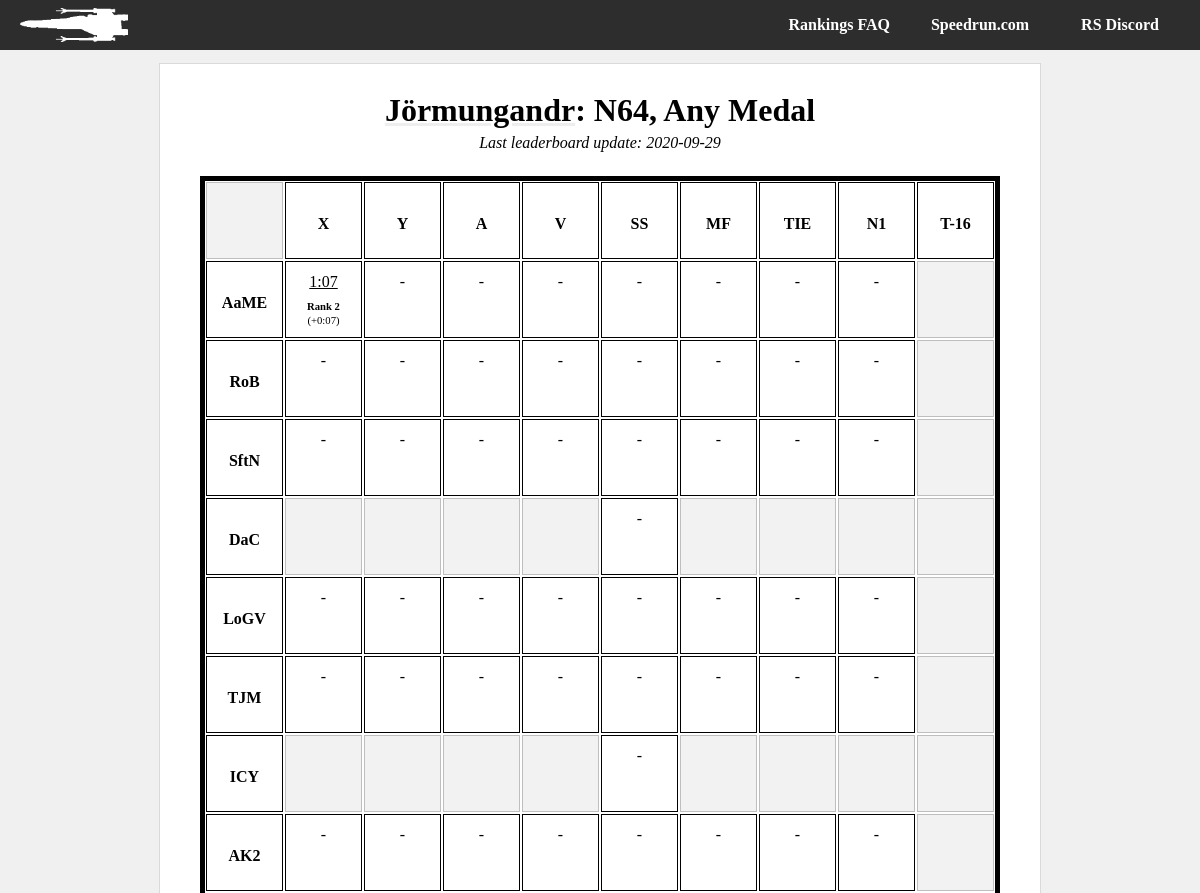
/player/Jörmungandr/n64_any (upper part), run on an earlier commit of the app's database.
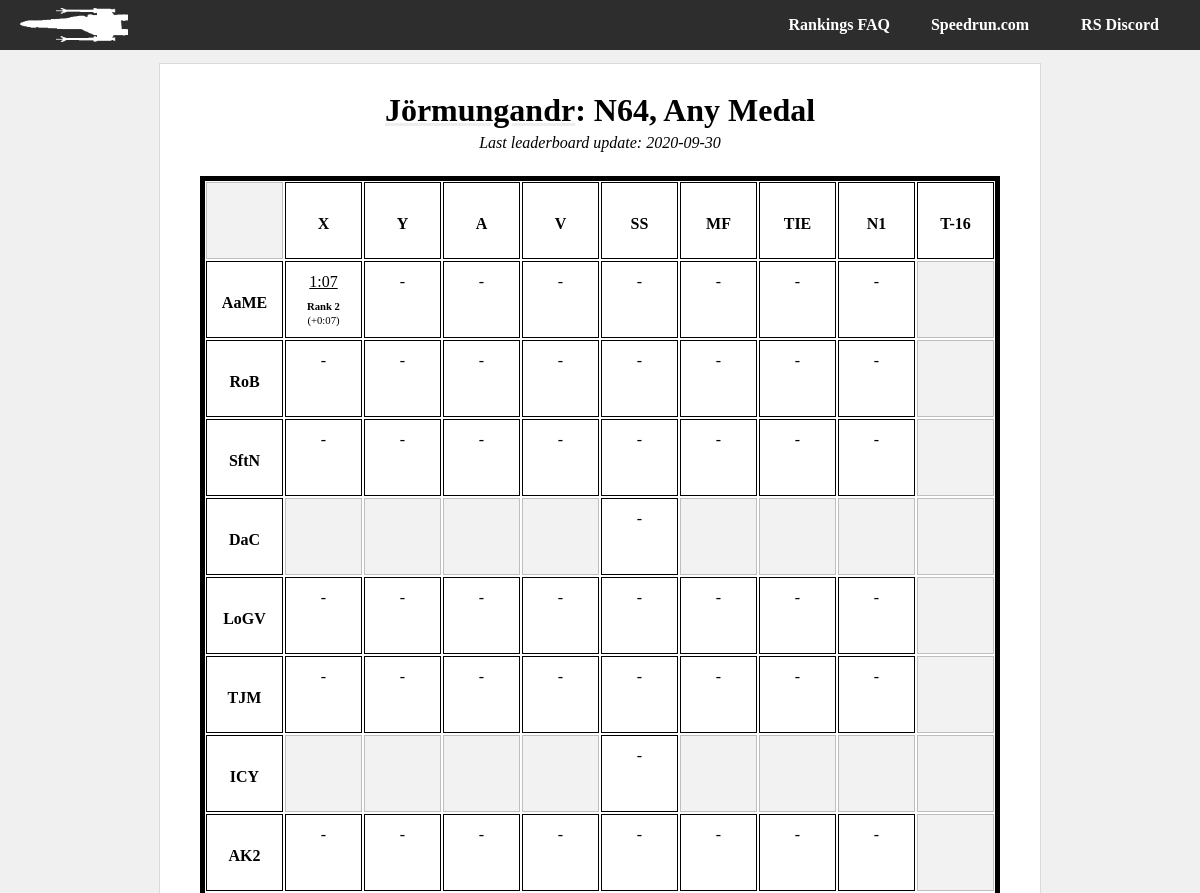
And on a later commit of the database.
### tables this page shows
CREATE TABLE metadata (field          text primary key,value          text);

CREATE TABLE il_runs_20200930 (run_id          integer primary key,level           text,category        text,player          text,time            integer default 9999,platform        text,medal           text,src_link        text,rank            integer default 0);

### swrs.py (the view)
@app.route('/player/<player_id>/<category>')
def player_cat(player_id, category):
    con = lite.connect(DATABASE)
    with con:
        cur = con.cursor()
        cur.execute('SELECT value FROM metadata ' +
                    'WHERE field = "last_update"')
    last_up = cur.fetchall()[0][0]
    tag = last_up + '_' + category
    if category[0:2] == 'pc':
        console = "PC"
    elif category[0:3] == 'n64':
        console = 'N64'
    else:
        console = 'CONSOLE?'
    if category[-3:] == 'any':
        medal_type = "Any Medal"
    elif category[-4:] == 'gold':
        medal_type = 'Gold Medal'
    else:
        medal_type = 'MEDAL?'
    runs = []
    bests = []
    for lev in il_level_names:
        level_array = []
        bests_level = []
        for ship in il_category_names:
            cur = con.cursor()
            with con:
                cur.execute('SELECT level, category, time, rank, "src_link" ' +
                            'FROM il_runs_' + last_up + ' ' +
                            'WHERE player = "' + player_id + '" AND ' +
                            'platform = "' + console + '" AND ' +
                            'level = "' + lev + '" AND ' +
                            'category = "' + ship + '" AND ' +
                            'medal = "' + medal_type + '";')
            run = cur.fetchall()
            player_best = 0
            if run:
                run = list(run[0])
                player_best = run[2]
                run[2] = convert_seconds(player_best)
            level_array.append(run)
            with con:
                cur.execute('SELECT time ' +
                            'FROM il_runs_' + last_up + ' ' +
                            'WHERE rank = 1 AND ' +
                            'platform = "' + console + '" AND ' +
                            'level = "' + lev + '" AND ' +
                            'category = "' + ship + '" AND ' +
                            'medal = "' + medal_type + '";')
            best_run = cur.fetchall()
            if best_run:
                best_run = list(best_run[0])[0]
                print(player_best, best_run)
                best_run = player_best - best_run
                print(best_run)
                best_run = convert_seconds(best_run)
            bests_level.append(best_run)
        runs.append(level_array)
        bests.append(bests_level)
    try:
        return render_template('player-category.html',
                               name=player_id,
                               medal=medal_type,
                               platform=console,
                               runs=runs,
                               best_times=bests,
                               last_update=DATESTAMP)
    except Exception as e:
        return str(e)

### swrs.py (called while the page is built)
def convert_seconds(in_time):
    out_time = 'ERR'
    secs = in_time % 60
    mins = int((in_time - secs) // 60)
    if secs < 10:
        secs = '0' + str(secs)
    else:
        secs = str(secs)
    if len(secs) > 6:
        secs = secs[:6]
    elif len(secs) > 2:
        while len(secs) < 6:
            secs += '0'
    out_time = str(mins) + ':' + str(secs)
    return out_time

@app.teardown_appcontext
def close_connection(exception):
    db = getattr(g, '_database', None)
    if db is not None:
        db.close()

### templates/player-category.html
{% from "macros.html" import header, footer, categories, title, pc_title, player_chart %}
{{ header(name +" | SWRS") }}
{% set link = "/player/" + name %}
{{ pc_title(name, platform, medal, last_update, link) }}</a>
{% set level_acronyms = ["AaME",
"RoB",
"SftN",
"DaC",
"LoGV",
"TJM",
"ICY",
"AK2",
"RoK",
"PoK",
"BAT",
"EFF",
"BoC",
"RoS",
"MSR",
"CAL",
"BC",
"DSTR",
"Hoth"] %}
    <div id="about">
            <div id="runs-table">
                <div class="runs-table-row">
                    <div class="runs-table-timebox header ghosted"> </div>
                    <div class="runs-table-timebox header"><div class="centertext">X</div></div>
                    <div class="runs-table-timebox header"><div class="centertext">Y</div></div>
                    <div class="runs-table-timebox header"><div class="centertext">A</div></div>
                    <div class="runs-table-timebox header"><div class="centertext">V</div></div>
                    <div class="runs-table-timebox header"><div class="centertext">SS</div></div>
                    <div class="runs-table-timebox header"><div class="centertext">MF</div></div>
                    <div class="runs-table-timebox header"><div class="centertext">TIE</div></div>
                    <div class="runs-table-timebox header"><div class="centertext">N1</div></div>
                    <div class="runs-table-timebox header"><div class="centertext">T-16</div></div>
                </div>
            {% for i in range(runs|length): %}
                {% set level = runs[i] %}
                <div class="runs-table-row {{ level_acronyms[i] }}">
                <div class="runs-table-timebox header"><div class="centertext">{{ level_acronyms[i] }}</div></div>
                {% for j in range(level|length): %}
                    {% set ship = level[j] %}
                    {% if i in [0, 1, 2, 4, 5, 7, 9, 12, 13, 14, 15]: %}
                        {% if j == 8: %}
                            {% set ghost = 'ghosted' %}
                        {% else %}
                            {% set ghost = '' %}
                        {% endif %}
                    {% elif i in [3, 6, 11, 18]: %}
                        {% if j not in [4]: %}
                            {% set ghost = 'ghosted' %}
                        {% else %}
                            {% set ghost = '' %}
                        {% endif %}
                    {% elif i in [8]: %}
                        {% if j not in [0, 1]: %}
                            {% set ghost = 'ghosted' %}
                        {% else %}
                            {% set ghost = '' %}
                        {% endif %}
                    {% elif i in [10]: %}
                        {% if j in [3, 4, 8]: %}
                            {% set ghost = 'ghosted' %}
                        {% else %}
                            {% set ghost = '' %}
                        {% endif %}
                    {% elif i in [16]: %}
                        {% if j not in [8]: %}
                            {% set ghost = 'ghosted' %}
                        {% else %}
                            {% set ghost = '' %}
                        {% endif %}
                    {% elif i in [17]: %}
                        {% if j == 7 and platform == 'N64': %}
                            {% set ghost = '' %}
                        {% elif j not in [0]: %}
                            {% set ghost = 'ghosted' %}
                        {% else %}
                            {% set ghost = '' %}
                        {% endif %}
                    {% endif %}
                    {% if ship[3] == 1 %}
                        {% set wr='wr'%}
                    {% endif %}
                        {% if ship: %}
                            <a href="{{ ship[4] }}" class="timebox">
                                <div class="runs-table-timebox {{ ghost }} {{ wr }}">
                                        <div class="runs-table-time">
                                            {{ ship[2] }}
                                        </div>
                                        <div class="runs-table-ranking {{wr}}">
                                        {% if ship[3] == 1 %}
                                                WR
                                        {% else %}
                                                <b>Rank {{ ship[3] }}</b>
                                            </div>
                                            <div class="runs-table-difference">
                                                (+{{ best_times[i][j] }})
                                        {% endif %}
                                        </div>
                                </div>
                            </a>
                        {% else %}
                    <div class="runs-table-timebox {{ ghost }} {{ wr }}">
                            {% if ghost == '': %}
                            -
                            {% endif %}
                    </div>
                        {% endif %}
                {% endfor %}
                </div>
            {% endfor %}
            </div>
    </div>
{{ footer() }}

### templates/macros.html (shortened to what this page needs)
{% macro header(header_text) %}
<html>
    <head>
        <link rel="stylesheet" type="text/css" href="{{ url_for('static', filename = 'style.css') }}" />
    </head>
    <body>
    <div id="container">
        {{ tabs() }}
    <div id="body-wrapper">
        <div id="body-content">
{% endmacro %}
{% macro tabs() %}
        <div id="body-tabs">
            <div id="lefttabs">
                <a href="/"><img src= {{ url_for('static', filename = 'logo.png') }}></a>
            </div>
            <div id="righttabs">
                <a href="https://discord.gg/Gp7swfc"><div id="tab" class="topplayers back">RS Discord</div></a>
            </div>
            <div id="righttabs">
                <a href="https://www.speedrun.com/rogue1/"><div id="tab" class="topplayers back">Speedrun.com</div></a>
            </div>
            <div id="righttabs">
                <a href="/faq"><div id="tab" class="topplayers back">Rankings FAQ</div></a>
            </div>
        </div>
{% endmacro %}
{% macro pc_title(name, platform, medal, date, link='') %}
            <div id="title">
                <h1>
                    <a href="{{link}}">{{ name }}</a>: {{platform}}, {{medal}}
                </h1>
                {% if date %}
                <div id="lastupdate">
                    <p>Last leaderboard update: {{ date[:4] }}-{{ date[4:6] }}-{{ date[6:] }}</p>
                </div>
                {% endif %}
            </div>
{% endmacro %}
{% macro footer() %}
            </div>
        </div>
    </div>
    </body>
</html>
{% endmacro %}

### static/style.css (style rules this page uses)
body { font-family: 'LiberationSerif', 'Bookman', 'Times', Serif; margin: 0px; background: #f0f0f0; position: relative; }
#container { position: absolute; width: 100%; height: 100%; }
#body-wrapper { width: max-content; max-width: 95%; margin-left:auto; margin-right:auto; padding: 10px; display: block; position: relative; overflow: hidden !important; }
#body-tabs { display: block; overflow: hidden; background: #2d2d2d; padding: 0px 10px; height: 50px; background-repeat: no-repeat; background-size: auto 35px; background-attachment: fixed; background-position-x: center; background-position-y: 7px; }
#tab { display: inline-block; color: #ffffff; padding: 00px 20px; border-radius: 0px; margin: 0px; min-width: 100px; text-align: center; font-weight: bold; line-height: 50px; height: 100%; }
#lefttabs { float: left; }
#lefttabs img { padding: 8px 10px; height: 34px; }
#righttabs { float: right; }
#body-content { border: 1px #dadada solid; min-height: 100px; background: #ffffff; border-radius: 0px; margin-top: 3px; padding: 20px 40px; }
#title { text-align: center; margin: .5em 0em 1.5em 0em; font-weight: bold; font-style: italic; }
#title h1 { margin: 0em 0em .0em 0em; font-style: normal; }
h1 a { text-decoration: underline #eee; color: #000; }
#lastupdate p { font-weight: normal; padding: 0; margin: 5px 0 0 0; }
#runs-table { border: 5px solid #000000; overflow: hidden; }
.runs-table-row { display: flex; flex-direction: row; flex-wrap: nowrap; justify-content: flex-start; align-items: stretch; align-content: stretch; }
.runs-table-timebox { margin: 1px; width: 75px; height: 55px; line-height: 20px; padding-top: 10px; padding-bottom: 10px; border: 1px solid #000000; text-align: center; vertical-align: middle; }
.runs-table-timebox.header { font-weight: bold; display: flex; align-items: center; justify-content: center; }
.centertext { padding: 0 !important; line-height: 12pt; height: 10px; }
.runs-table-timebox.ghosted { opacity: 0.25; background: #cccccc; }
.runs-table-ranking { font-size: 8pt; padding-top: 10px; margin: 0; line-height: 8pt; }
.runs-table-difference { font-size: 8pt; padding-top: 3px; margin: 0; line-height: 8pt; }
.runs-table-time { text-decoration: underline; }
.timebox { text-decoration: none; color: #000; }

What changed in the data, as far as the page shows it:
no longer on this page (row unchanged): il_runs_20200929: player "Jörmungandr", rank "2"
now on this page (row unchanged): il_runs_20200930: player "Jörmungandr", rank "2"
changed metadata: value "29" → "30"
